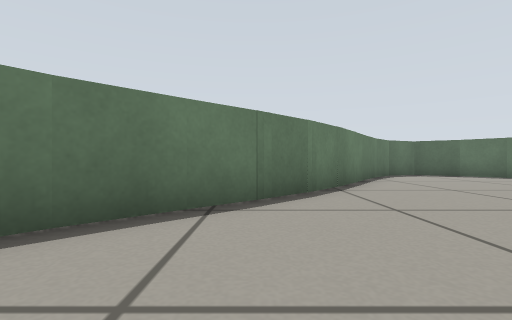
View 1 (above)

16 first-person views from a walk through a Gazebo world. The camera is 0.27 m above the floor, looks level and sees 85° across. The floor is counted in squares, 0.5 m on a side. Each view is taken from the middle of a square. On the plan, view 1 faces up. The plan holds only what a view shows up to about 9 squares ahead; the rest is blank. The place goes on beyond the plan.

View 2
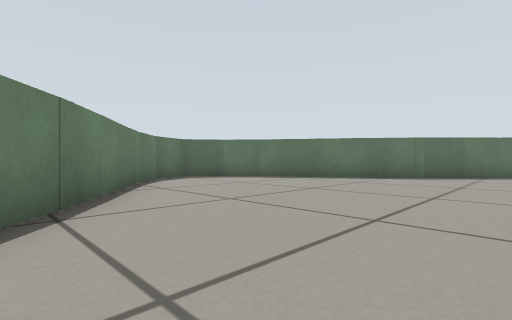

View 3
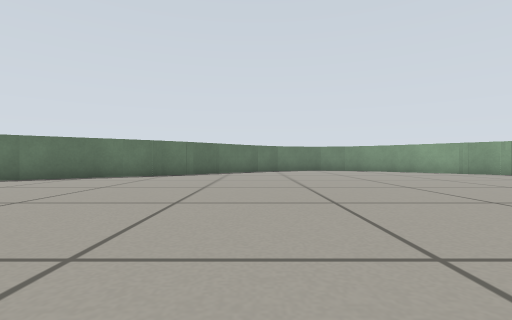

View 4
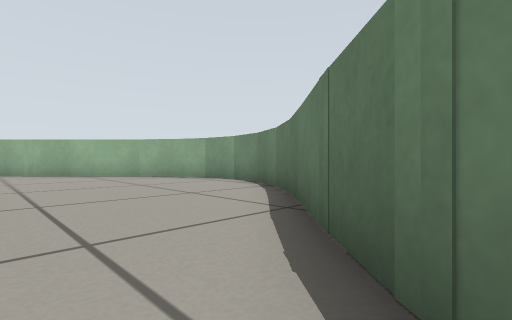

View 5
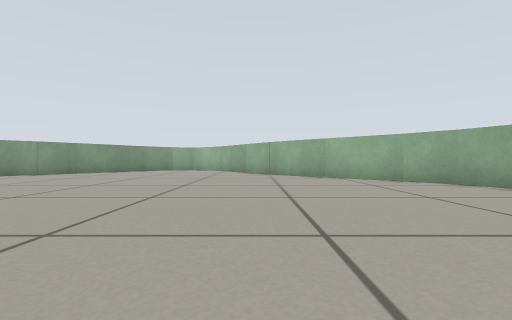

View 6
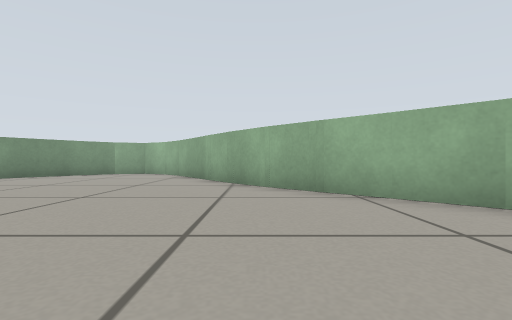

View 7
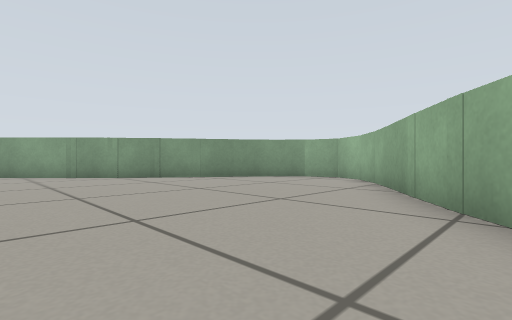

View 8
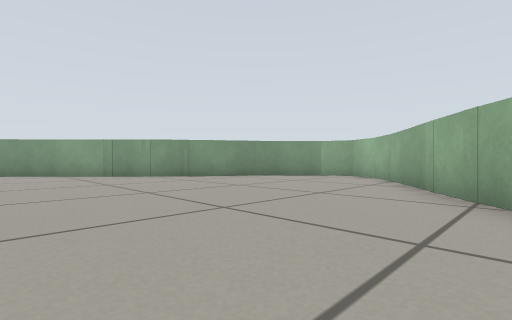

View 9
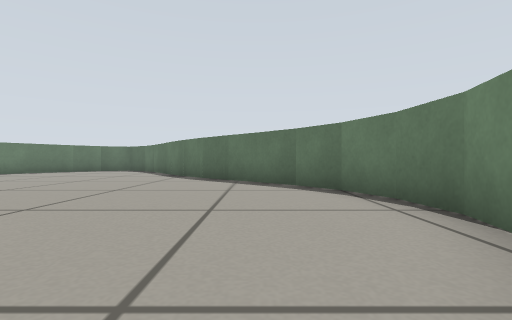

View 10
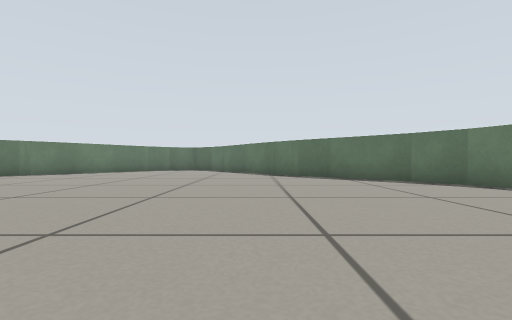

View 11
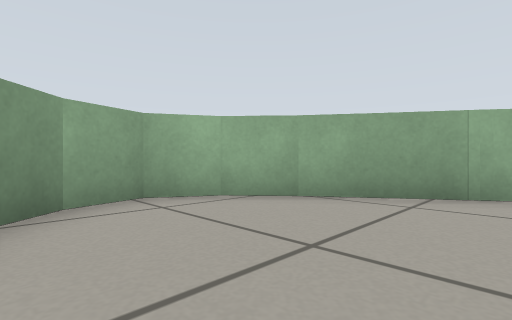

View 12
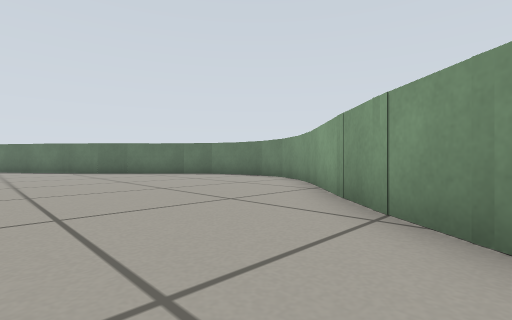

View 13
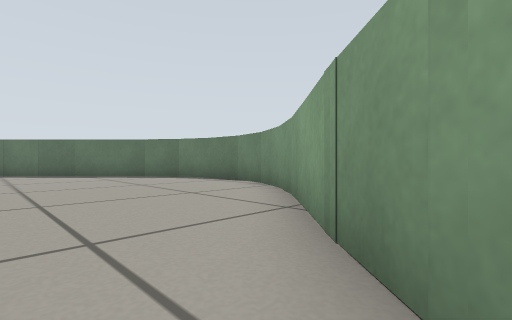

View 14
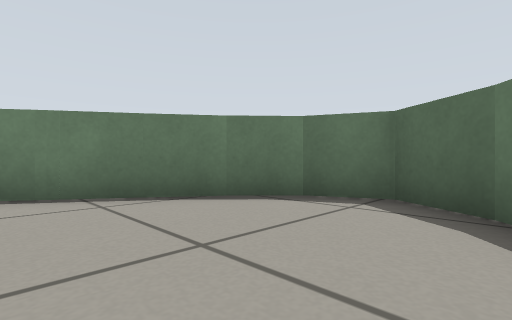

View 15
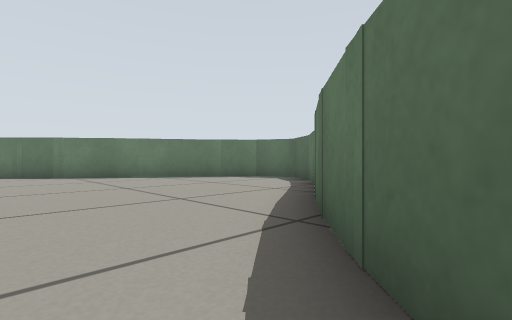

View 16
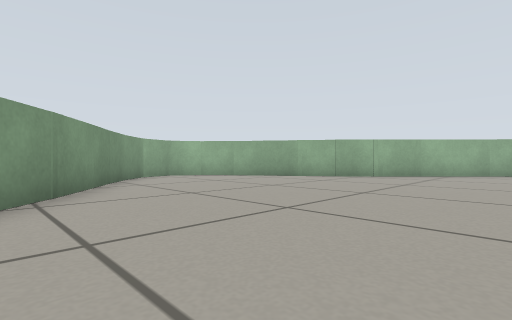

### Floor plan
Points are (right, up) in squares from view 1. A wall is a line through its corners. A room is listed if a view was taken in it or the views show most of it. See-through windows are left out.
Room 1 (views 1, 2, 3, 4, 5, 6, 7, 8, 9, 10, 11, 12, 13, 14, 15, 16)
walls: (0.2, 4) (-1.7, 2.1); (1.5, -7.3) (3.6, -10.6); (-1.6, 2.2) (-2.3, 1.2); (-1.8, -4) (1.8, -7.6); (-2.3, 1.3) (-2.9, 0.2); (9.6, 5.2) (7.5, 8.4); (-2.5, -3) (-1.7, -4.1); (-2.8, 0.2) (-3, -0.9) (-2.9, -2.1); (-2.9, -2) (-2.4, -3.1); (9, -7.9) (13.2, -3.4); (2.6, 6.8) (0.1, 3.7); (13.2, -3.5) (13.8, -2.4); (13.6, 0.9) (12.8, 1.9) (9.3, 5.4); (13.8, -2.5) (14, -1.3) (13.9, 0); (14, -0.2) (13.5, 1); (3.6, -10.4) (4.4, -11.4) (5.3, -11.9) (6.3, -11.6) (7.2, -10.7); (7.5, 8.3) (6.7, 9.3); (3.7, 8.7) (2.3, 6.5); (7.2, -10.8) (9.3, -7.7); (6.8, 9.2) (5.7, 10) (4.5, 9.5) (3.7, 8.6)

Positions as (right, up) in squares from view 1, and headings:
1: (0, 0), facing up
2: (1, 2), facing up-right
3: (0, 2), facing right
4: (2, 5), facing down-left
5: (2, 3), facing down
6: (1, -1), facing down
7: (1, -4), facing down-right
8: (1, -3), facing down-right
9: (12, -4), facing up
10: (9, -5), facing up
11: (7, -8), facing down-left
12: (7, -8), facing up-right
13: (9, -7), facing up-right
14: (7, 6), facing up-left
15: (11, 3), facing up-left
16: (10, -3), facing down-left
